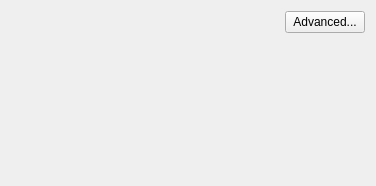
<?xml version="1.0" encoding="UTF-8"?>
<ui version="4.0">
 <class>Form</class>
 <widget class="QWidget" name="Form">
  <property name="geometry">
   <rect>
    <x>0</x>
    <y>0</y>
    <width>376</width>
    <height>186</height>
   </rect>
  </property>
  <property name="windowTitle">
   <string>Form</string>
  </property>
  <layout class="QVBoxLayout" name="verticalLayout">
   <item>
    <layout class="QHBoxLayout" name="frameRange_layout"/>
   </item>
   <item>
    <layout class="QHBoxLayout" name="extraOptions_layout">
     <property name="spacing">
      <number>1</number>
     </property>
     <item>
      <spacer name="horizontalSpacer">
       <property name="orientation">
        <enum>Qt::Horizontal</enum>
       </property>
       <property name="sizeType">
        <enum>QSizePolicy::Expanding</enum>
       </property>
       <property name="sizeHint" stdset="0">
        <size>
         <width>40</width>
         <height>20</height>
        </size>
       </property>
      </spacer>
     </item>
     <item>
      <widget class="QPushButton" name="advanced_pushButton">
       <property name="text">
        <string>Advanced...</string>
       </property>
      </widget>
     </item>
    </layout>
   </item>
   <item>
    <spacer name="verticalSpacer_4">
     <property name="orientation">
      <enum>Qt::Vertical</enum>
     </property>
     <property name="sizeType">
      <enum>QSizePolicy::MinimumExpanding</enum>
     </property>
     <property name="sizeHint" stdset="0">
      <size>
       <width>20</width>
       <height>5</height>
      </size>
     </property>
    </spacer>
   </item>
  </layout>
 </widget>
 <resources/>
 <connections/>
</ui>
